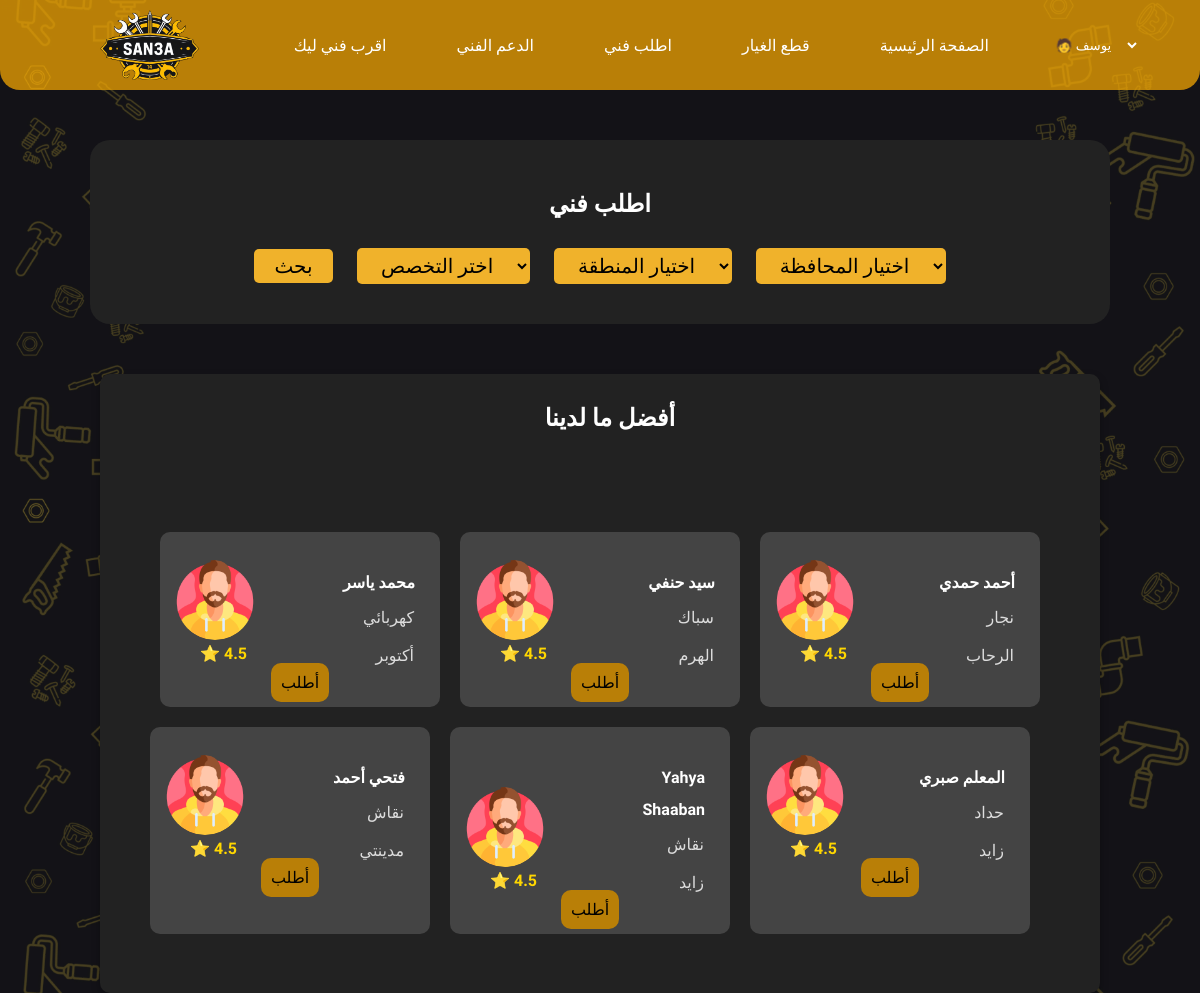
The app's page /Technicians.php (signed in) with its own data.
### tables this page shows
CREATE TABLE `technicians` (
  `user_id` int(11) NOT NULL,
  `rating` decimal(3,2) DEFAULT 5.00,
  `visit_price` decimal(10,2) DEFAULT 200.00,
  `area` varchar(50) DEFAULT NULL,
  `province` varchar(50) DEFAULT 'القاهرة',
  `specialty` varchar(50) DEFAULT 'كهربائي',
  `work_hours` text DEFAULT 'من 5 الى 9',
  `tech_id` int(50) NOT NULL
);

CREATE TABLE `users` (
  `user_id` int(11) NOT NULL,
  `first_name` varchar(50) NOT NULL,
  `last_name` varchar(50) NOT NULL,
  `email` varchar(100) NOT NULL,
  `phone` varchar(15) DEFAULT NULL,
  `password` varchar(255) NOT NULL,
  `national_id` varchar(20) DEFAULT NULL,
  `user_type` enum('client','technician') NOT NULL,
  `address` text DEFAULT NULL,
  `created_at` timestamp NOT NULL DEFAULT current_timestamp()
);

### Technicians.php (the view, shortened to what this page needs)
<?php
    include "DBconn/conn.php";
    if(isset($_POST['BtnSearch'])){
        $specialtySelect = isset($_POST['specialty']) ? $_POST['specialty'] : "%";
        $provinceSelect  = isset($_POST['province']) ? $_POST['province'] : "%";
        $areaSelect      = isset($_POST['area']) ? $_POST['area'] : "%";
        $SearchQuery = "SELECT users.first_name,users.last_name,users.user_id,technicians.specialty,technicians.province,technicians.area,technicians.visit_price,technicians.work_hours
                        FROM technicians
                        JOIN users ON users.user_id = technicians.user_id
                        WHERE technicians.specialty LIKE '$specialtySelect'
                        AND technicians.province LIKE '$provinceSelect'
                        AND technicians.area LIKE '$areaSelect'";
        $result = mysqli_query($conn,$SearchQuery);
    }else{
        $SearchQuery = "SELECT users.first_name,users.last_name,users.user_id,technicians.specialty,technicians.province,technicians.area,technicians.visit_price,technicians.work_hours
        FROM technicians
        JOIN users ON users.user_id = technicians.user_id";
    $result = mysqli_query($conn,$SearchQuery);
}
?>
<!DOCTYPE html>
<html lang="en">
<head>
    <link rel="stylesheet" href="./style/Technical Order.css">
</head>
<body>
    <?php include "header.php";?>
    <form method="POST">
        <div class="search-section">
            <h2>اطلب فني</h2>
            <div class="filters">
                <button onclick="searchTechnicians()" name="BtnSearch" type="submit">بحث</button>
                <select id="specialty" name="specialty">
                <option value=" " disabled selected>اختر التخصص</option>
                </select>
            <select id="area" name="area">
                <option disabled selected>اختيار المنطقة</option>
            </select>
            <select id="province" name="province">
                <option disabled selected>اختيار المحافظة</option>
            </select>
            </div>
        </div>
    </form>
    <div class="technicians">
        <h2>أفضل ما لدينا</h2>
        <div id="technicians-list" class="cards">
        <?php
            if(isset($result)){
                while ($row = mysqli_fetch_assoc($result)) {
                    echo '<div class="card">
                            <div class="right">
                                <strong>' . $row['first_name'] . ' ' . $row['last_name'] . '</strong>
                                <p>' . $row['specialty'] . '</p>
                                <p>' . $row['area'] . '</p>
                            </div>
                            <div class="left">
                                <a href="#"><img src="Resorces/man.png" alt="فني"></a>
                                <div class="rating">⭐ 4.5</div>
                            </div>
                            <div class="middle">
                                <a class="order" href="order.php?id='.$row['user_id'].'">أطلب</a>
                            </div>
                        </div>';
                }
            }
        ?>
            <br><br>
        </div>
        <br>
    </div>
</body>
</html>

### style/Technical Order.css (style rules this page uses)
body { background: url(../Resorces/background.jpg); font-family: "Tajawal", sans-serif; background-repeat: no-repeat; background-position: absolute; background-size: cover; height: 100vh; margin: 0px; }
.search-section { background-color: #222; padding: 30px; text-align: center; color: white; margin: 50px auto; width: 80%; border-radius: 20px; }
.filters select, .filters button { margin: 10px; padding: 10px; background-color: #f0b22b; border: none; padding: 5px 20px; border-radius: 5px; cursor: pointer; font-size: 20px; font-family: "Tajawal", sans-serif; text-align: center; }
.technicians { background: #222; padding: 20px; border-radius: 10px; box-shadow: 0px 4px 8px rgba(0, 0, 0, 0.3); margin: 20px auto; width: 80%; text-align: right; }
.technicians h2 { color: white; margin-top: 10px; margin-bottom: 20px; margin-right: -20px; }
.cards { display: flex; flex-wrap: wrap; grid-template-columns: repeat(auto-fit, minmax(300px, 1fr)); justify-content: center; gap: 20px; padding: 20px; }
.card { background: #444; padding: 15px; border-radius: 10px; width: 250px; text-align: center; position: relative; color: white; }
.card img { width: 80px; height: 80px; border-radius: 50%; }
.left { display: flex; flex-direction: column; align-items: flex-start; margin-right: 5px; margin-top: -115px; margin-bottom: 10px; width: 95px; }
.rating { font-size: 16px; color: gold; font-weight: bold; display: flex; align-items: center; gap: 5px; margin: 0; margin-left: 25px; }
.right { display: flex; flex-direction: column; text-align: right; flex: 1; margin-top: 20px; margin-left: 140px; line-height: 2; width: 100px; }
.right p { margin: 3px; margin-right: 1px; padding: 0; font-size: 14px bold; color: #ddd; }
h2 { text-align: center; color: white; }
option { background-color: rgb(212, 138, 0); text-align: center; border-radius: 30px; }

### Technicians.php (style rules this page uses)
a.order { padding: 10px; color: black; border-radius: 10px; background-color: #b97f07; text-decoration: none; }

### records on screen
technicians: user_id.first_name "محمد", user_id.last_name "ياسر", specialty "كهربائي", area "أكتوبر"
technicians: user_id.first_name "سيد", user_id.last_name "حنفي", specialty "سباك", area "الهرم"
technicians: user_id.first_name "أحمد", user_id.last_name "حمدي", specialty "نجار", area "الرحاب"
technicians: user_id.first_name "فتحي", user_id.last_name "أحمد", specialty "نقاش", area "مدينتي"
technicians: user_id.first_name "Yahya", user_id.last_name "Shaaban", specialty "نقاش", area "زايد"
technicians: user_id.first_name "المعلم", user_id.last_name "صبري", specialty "حداد", area "زايد"
